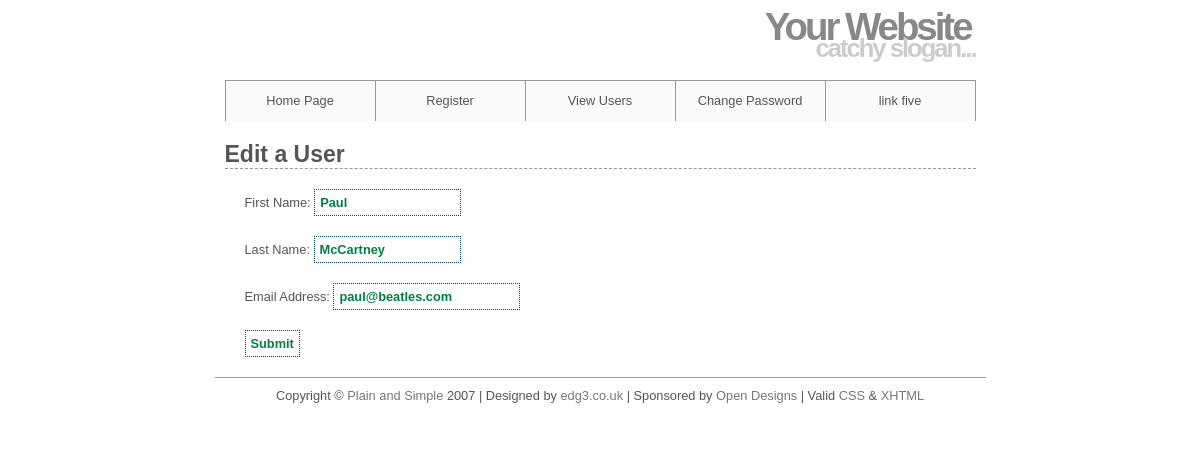
Screenshot of /edit_user.php?id=4 with the database file from the repository.
### tables this page shows
CREATE TABLE jte_users (
user_id MEDIUMINT UNSIGNED NOT NULL AUTO_INCREMENT,
first_name VARCHAR(20) NOT NULL,
last_name VARCHAR(40) NOT NULL,
email VARCHAR(60) NOT NULL,
pass CHAR(40) NOT NULL,
registration_date DATETIME NOT NULL,
PRIMARY KEY (user_id)
);

### edit_user.php (the view, shortened to what this page needs)
<?php
echo '<h1>Edit a User</h1>';
if ( (isset($_GET['id'])) && (is_numeric($_GET['id'])) ) {
	$id = $_GET['id'];
} elseif ( (isset($_POST['id'])) && (is_numeric($_POST['id'])) ) {
	$id = $_POST['id'];
} else {
	echo '<p class="error">This page has been accessed in error.</p>';
	include ('includes/footer.html');
	exit();
}
require ('mysqli_connect.php');
$q = "SELECT first_name, last_name, email FROM jte_users WHERE user_id=$id";
$r = @mysqli_query ($dbc, $q);
if (mysqli_num_rows($r) == 1) {
	$row = mysqli_fetch_array ($r, MYSQLI_NUM);
	echo '<form action="edit_user.php" method="post">
<p>First Name: <input type="text" name="first_name" size="15" maxlength="15" value="' . $row[0] . '" /></p>
<p>Last Name: <input type="text" name="last_name" size="15" maxlength="30" value="' . $row[1] . '" /></p>
<p>Email Address: <input type="text" name="email" size="20" maxlength="60" value="' . $row[2] . '"  /> </p>
<p><input type="submit" name="submit" value="Submit" /></p>
<input type="hidden" name="id" value="' . $id . '" />
</form>';
} else {
	echo '<p class="error">This page has been accessed in error.</p>';
}
?>

### includes/style.css (style rules this page uses)
* { border:0; margin:0; padding:0; }
a { color:#777; text-decoration:none; }
body { background:#ffffff; color:#555; font:0.8em Arial, Helvetica, "bitstream vera sans", sans-serif; }
#header { border-bottom:1px solid #999; height:80px; margin:0 auto; width:751px; }
#header h1 { color:#888; font-size:300%; letter-spacing:-3px; text-align:right; padding:5px; margin-bottom:-20px; }
#header h2 { color:#CCC; font-size:200%; letter-spacing:-2px; text-align:right; }
#navigation { background:#fafafa; border-right:1px solid #999; margin:0 auto; width:750px; height:40px; list-style:none; }
#navigation li { border-left:1px solid #999; float:left; width:149px; list-style:none; }
#navigation a { color:#555; display:block; line-height:40px; text-align:center; }
#content { height:auto; margin:0 auto; padding:0 0 20px; width:751px; }
#content h1 { border-bottom:1px dashed #999; font-size:1.8em; padding:20px 0 0; }
#content p { padding:20px 20px 0; }
#footer { border-top:1px solid #999; height:50px; margin:0 auto; padding:10px; text-align:center; width:751px; }
input, select, .input { padding: 5px; font-weight: bold; font-size: 1em; color: #008040; background: #FFFFFF; border:1px dotted #004080; }

### rows the page displays
jte_users: first_name "Paul", last_name "McCartney", email "paul@beatles.com"
